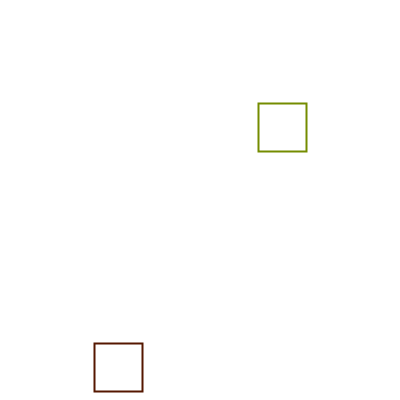
Frame 1 (no input)
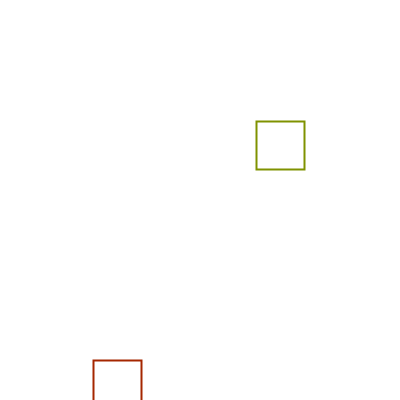
Frame 60 (the mouse pressed at the canvas centre just before this capture)
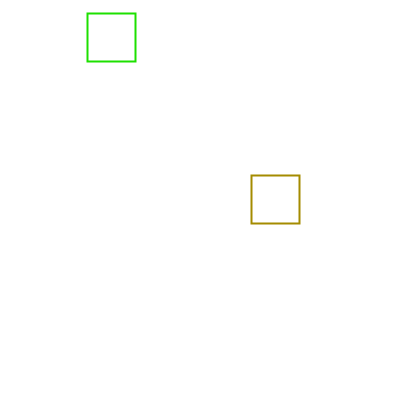
Frame 120 (the mouse held since frame 60 and released just before this capture)

The Processing sketch that drew these frames (run headless with seeded random() and noise(); from frame 60 on, the mouse is pressed at the canvas centre):

// Processing sketch: aula14_grupo02_exercicio04
// ── aula14_grupo02_exercicio04.pde
// The Nature of Code, exemplo 1.8
Mover mover, mover2;
void setup() {
  size(400, 400);
  mover = new Mover();
  mover2 = new Mover();
}
void draw() {
  background(255);
  mover.show();
  mover.update();
  mover.checkEdges();
  mover2.show();
  mover2.update();
  mover2.checkEdges();
}

// ── Mover.pde
class Mover {
  PVector position, velocity, acceleration;
  float topSpeed;
  
  Mover() {
    this.position = new PVector(random(0,400),random(0,400));
    this.velocity = new PVector();
    this.acceleration = new PVector(-0.001, 0.01);
    this.topSpeed = random(5,10);
  }
  void update() {
    this.velocity.add(this.acceleration);
    this.velocity.limit(this.topSpeed);
    this.position.add(this.velocity);
  }

  void show() {
    stroke(random(255),random(255),0);
    strokeWeight(2);
     noFill();
    rect(this.position.x, this.position.y, 48,48);
  }

  void checkEdges() {
    if (this.position.x > width) {
      this.position.x = 0;
    } else if (this.position.x < 0) {
      this.position.x = width;
    }

    if (this.position.y > height) {
      this.position.y = 0;
    } else if (this.position.y < 0) {
      this.position.y = height;
    }
  }
}
